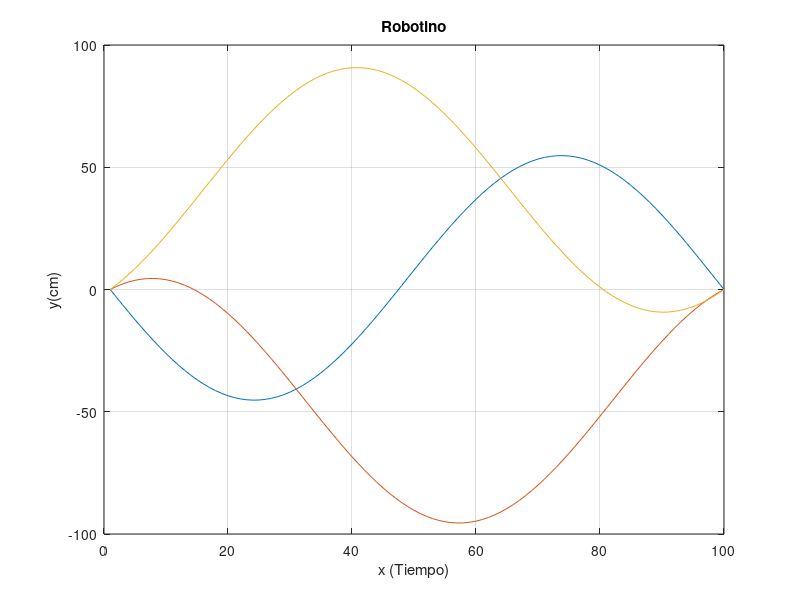

Recreate this plot in MATLAB.
clear all
clc
rr=0.04;%radio ruedas
L=0.15; %cms cuando usar ?
T=10; %tiempo
R=2; %Radio circulo
n=100; %puntos
dt=T/(n-1); %-1 para que no sea inconsistente
t=0:dt:T;

%y=sqrt(sqrt((4*t.^2) +1) - t.^2 -1);  % corazon
%x=((3/2*pi)*asin(sqrt(2)*abs(t)-1)) - (3/4);

x=R*sin(2*pi/T*t);
y=R*cos(2*pi/T*t);

%x=2*t;
%y=2*t;

%y=2*t;
%x=2*t;

theta=pi/2;
vx=2*pi/T*R*cos(2*pi/T*t);
vy=2*pi/T*R*sin(2*pi/T*t);
w=zeros(1,n);
v=[vx; vy; w];
J=1/rr*[-sin(theta) cos(theta) L; -sin(pi/3-theta) -cos(pi/3-theta) L; sin(pi/3+theta) -cos(pi/3+theta) L]
wtr=J*v;
w1=wtr(1,:);
w2=wtr(2,:);
w3=wtr(3,:);
an1=zeros(1,n);
an2=zeros(1,n);
an3=zeros(1,n);

for i=2:n-1
    an1(i)=an1(i-1)+dt*w1(i+1)
    an2(i)=an2(i-1)+dt*w2(i+1)
    an3(i)=an3(i-1)+dt*w3(i+1)
end

plot(an1)
hold on;grid on;
title ('Robotino');
xlabel('x (Tiempo)'); 
ylabel('y(cm)');
plot(an2)
hold on;grid on 
plot(an3)